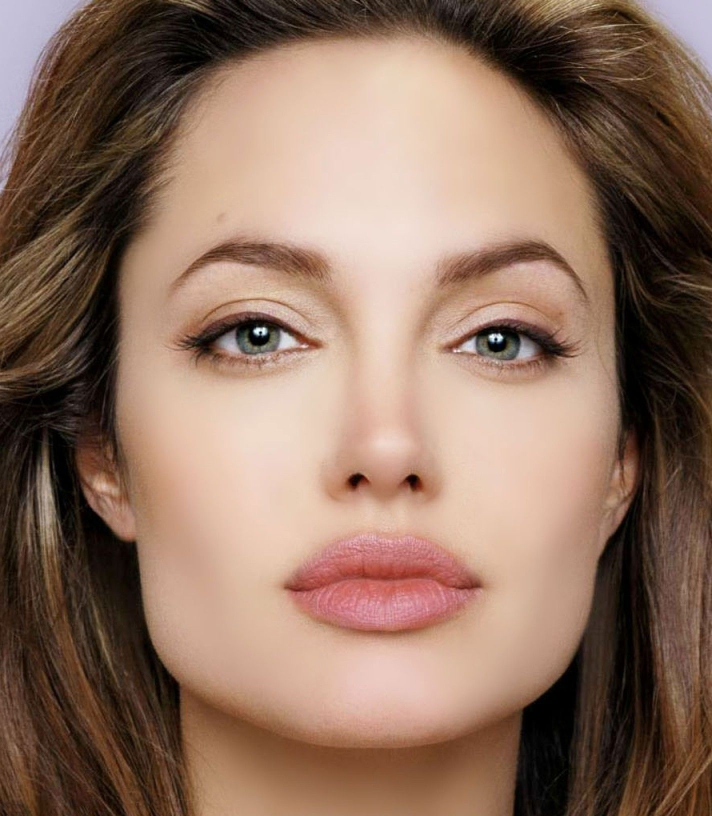
#> input picture Python/Dataset/Test/1_2.jpeg, 1424 x 1632 px (shown at 1/2 size); its folder holds only this picture in this run
$ python -i SIFT_Face_Recognition.py   (imports and definitions only)   (Python 2 division)
#> lines starting #> are read from the running program, lines starting #| are printed output that depends on the picture
### Python/Simple_Face_Recognition_Algorithms/FaceRecognitionAssistant.py

#!/usr/bin/python
# Filename: m10andl5.py

import cv2

# Function responsible for load the image, convert to grayscale and resize to a default size
def PreprocessImage(path, sizeX, sizeY):

    # Loads the image into the image variable
#> called with path = '../Dataset/Test/1_2.jpeg', sizeX = 100, sizeY = 100
    image = cv2.imread(path)
#> image is the input picture: shape (1632, 1424, 3); mean B, G, R 95.2, 112.3, 141.7

    # Convert the image to grayscale
    image = cv2.cvtColor(image, cv2.COLOR_BGR2GRAY)
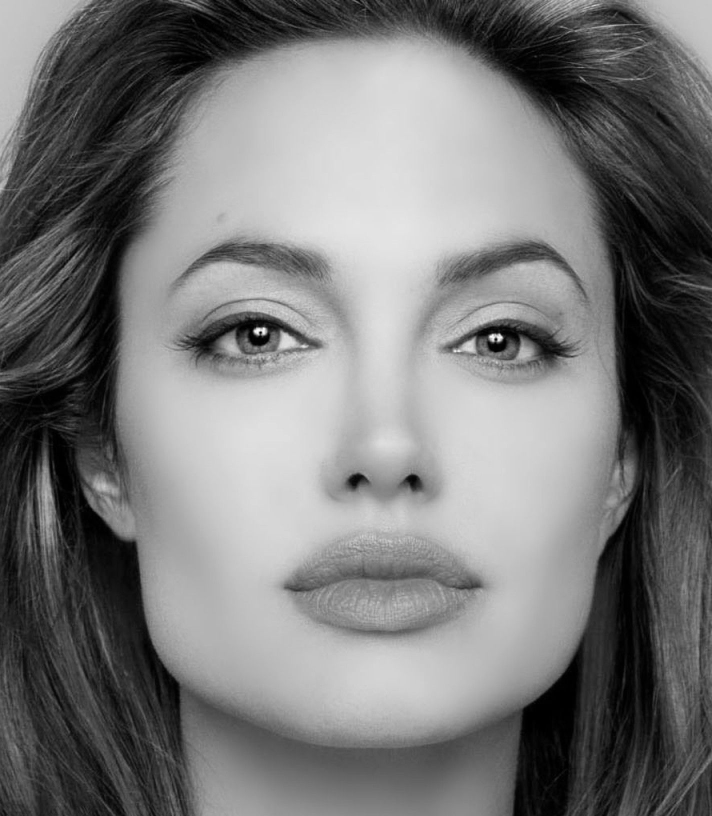
#> image: shape (1632, 1424) (shown at 1/2 size); min 0, max 253, mean 119.2

    # Resize the image to a default size
    image = cv2.resize(image, (sizeX, sizeY), interpolation = cv2.INTER_CUBIC)
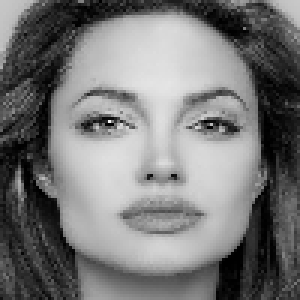
#> image: shape (100, 100) (shown 3 times larger); min 0, max 242, mean 119.3

    return image

# Function that receives the path of each face image as parameter and include it in the training set (bf object)
# [9 lines left out: function IncludeFace, not called in this run]

### Python/Simple_Face_Recognition_Algorithms/SIFT_Face_Recognition.py

###################################################################################################################
#
# This script is used to perform face recognition using the SIFT algorithm provided by the OpenCV library.
#
###################################################################################################################

# Import all libraries
import cv2, os
import numpy as np
import FaceRecognitionAssistant as assist

#######################################################################################
#
#   Parameters selection section
#
#######################################################################################

# Defines the path to the training folder
trainPath = "/home/kelvin/Desktop/FaceRecognition/TestesCurvaROC/BASE1/"

# Defines the path to the test folder
testPath  = "/home/kelvin/Desktop/FaceRecognition/TestesCurvaROC/TESTE1/"

# Defines a default size for all images (e.g. 100x100)
defaultSize = 100

#######################################################################################
#
#######################################################################################

# Creates the sift object passing a threshold variable by parameter
sift = cv2.xfeatures2d.SIFT_create()

# Creates the BFMatcher object - The crossCheck is not supported by BFMatcher
bf = cv2.BFMatcher(cv2.NORM_L1, crossCheck=False)

# Vector used to store the training images
trainingImages = []

# Vector used to store the training images labels
labels = []

# Function that receives the path of each face image as parameter and include it in the training set (bf object)
def include_face(path):

    # Use these global variables
    global sift, bf, labels, trainingImages

    # Get the subject id (should be a number)
    subjectID = path.split("_")[1]

    # Load Image, Convert to Grayscale, Resize
    image = assist.PreprocessImage( path, defaultSize, defaultSize )

    # Detects and computes the keypoints and descriptors using the sift algorithm
    keypoints, descriptors = sift.detectAndCompute(image, None)

    # Creates an numpy array
    clusters = np.array([descriptors])

    # Add the array to the BFMatcher
    bf.add(clusters)

    # Store the image to generate an output image
    trainingImages.append( image )

    # Store the subjectID to check if the face recognition is correct
    labels.append( int(subjectID) )

# In the trainingPath folder search for all files in all directories
# [11 lines not run here, left out]

# Count is used just to set a unique name for the output image file
facesRecognized  = 0
faceUnrecognized = 0
nonFaces = 0

# Function that tries to recognize each face (path passed by parameter)
def recognize_face(path):

    # Use these global variables
    global sift, bf, labels, trainingImages, facesRecognized, faceUnrecognized, nonFaces

    # Get the subject id (should be a number)
    subjectID = path.split("_")[1]
    subjectID = int(subjectID.split(".")[0])

    # Load Image, Convert to Grayscale, Resize
    image = assist.PreprocessImage( path, defaultSize, defaultSize )

    # Detects and computes the keypoints and descriptors using the sift algorithm
    keypoints, descriptors = sift.detectAndCompute(image, None)
#> keypoints = 61 keypoints; strongest (x, y, size): (29, 42, 3.4), (77, 43, 3), (6, 61, 2.5), (53, 21, 22)

    matches = bf.match(descriptors)
#> matches = ()
    matches = sorted(matches, key = lambda x:x.distance)
#> matches = []

    # Creates a results vector to store the number of similar points for each image on the training set
    results = [0]*len(labels)

    # Based on the matches vector we create the results vector that represents how many points this test image are similar to each image in the training set
    for i in range(len(matches)):
        results[matches[i].imgIdx] += 1
#> this loop made 0 passes
#> after the loop, results = []

    # Index receives the position of the maximum value in the results vector (it means that this is the most similar image)
#> (the run stopped early here; a loop or call above may not have finished)

$ run again, on Python/Dataset/Test/2_1.jpg
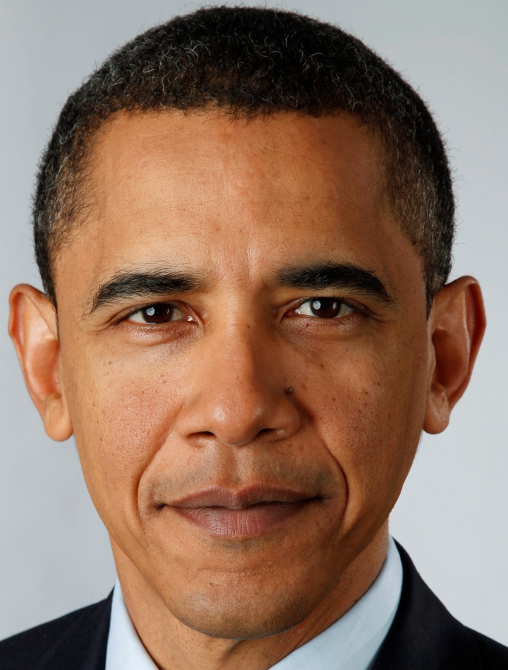
#> input picture Python/Dataset/Test/2_1.jpg, 1016 x 1340 px (shown at 1/2 size)
#> in PreprocessImage, image is the input picture: shape (1340, 1016, 3); mean B, G, R 98.3, 115.9, 145.4
#> in PreprocessImage, `image = cv2.cvtColor(image, cv2.COLOR_BGR2GRAY)`:
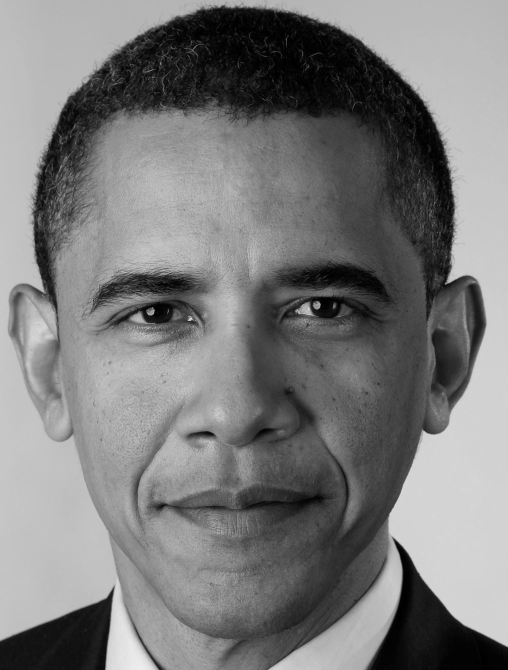
#> image: shape (1340, 1016) (shown at 1/2 size); min 0, max 238, mean 122.7
#> in PreprocessImage, `image = cv2.resize(image, (sizeX, sizeY), interpolation = cv2.INTER_CU..`:
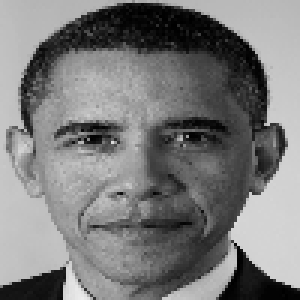
#> image: shape (100, 100) (shown 3 times larger); min 0, max 237, mean 122.5
#> keypoints = 59 keypoints; strongest (x, y, size): (80, 84, 2.1), (19, 92, 3.5), (76, 88, 3.5), (94, 48, 2.5)
#> in recognize_face, `matches = bf.match(descriptors)`: matches = ()
#> in recognize_face, `matches = sorted(matches, key = lambda x:x.distance)`: matches = []

$ run again, on Python/Dataset/Test/3_2.jpg
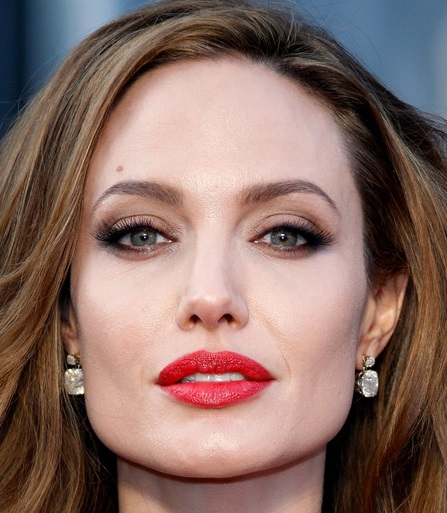
#> input picture Python/Dataset/Test/3_2.jpg, 447 x 513 px
#> in PreprocessImage, image is the input picture: shape (513, 447, 3); mean B, G, R 101.3, 108.9, 136.7
#> in PreprocessImage, `image = cv2.cvtColor(image, cv2.COLOR_BGR2GRAY)`:
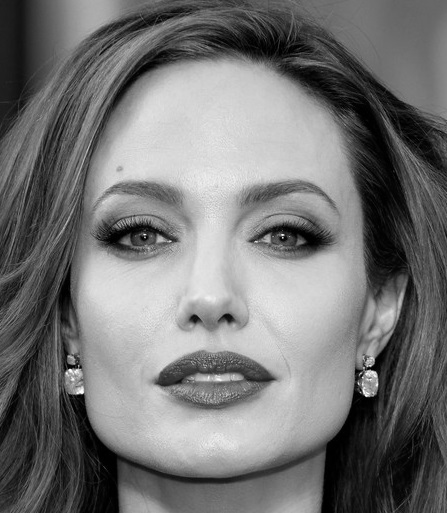
#> image: shape (513, 447); min 0, max 254, mean 116.3
#> in PreprocessImage, `image = cv2.resize(image, (sizeX, sizeY), interpolation = cv2.INTER_CU..`:
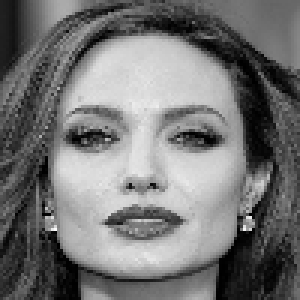
#> image: shape (100, 100) (shown 3 times larger); min 0, max 251, mean 116.5
#> keypoints = 76 keypoints; strongest (x, y, size): (69, 46, 5), (26, 46, 5.2), (38, 73, 3.8), (48, 26, 20.7)
#> in recognize_face, `matches = bf.match(descriptors)`: matches = ()
#> in recognize_face, `matches = sorted(matches, key = lambda x:x.distance)`: matches = []

$ run again, on Python/Dataset/Test/4_3.jpg
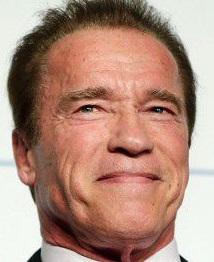
#> input picture Python/Dataset/Test/4_3.jpg, 214 x 262 px
#> in PreprocessImage, image is the input picture: shape (262, 214, 3); mean B, G, R 125.1, 140.7, 176.1
#> in PreprocessImage, `image = cv2.cvtColor(image, cv2.COLOR_BGR2GRAY)`:
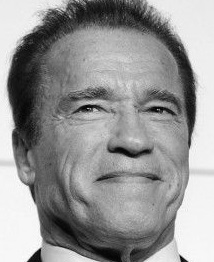
#> image: shape (262, 214); min 2, max 254, mean 149.5
#> in PreprocessImage, `image = cv2.resize(image, (sizeX, sizeY), interpolation = cv2.INTER_CU..`:
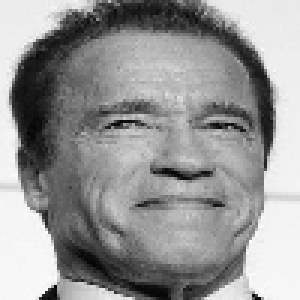
#> image: shape (100, 100) (shown 3 times larger); min 0, max 254, mean 149.6
#> keypoints = 65 keypoints; strongest (x, y, size): (39, 41, 2), (72, 42, 1.9), (27, 85, 10.7), (69, 58, 2)
#> in recognize_face, `matches = bf.match(descriptors)`: matches = ()
#> in recognize_face, `matches = sorted(matches, key = lambda x:x.distance)`: matches = []
